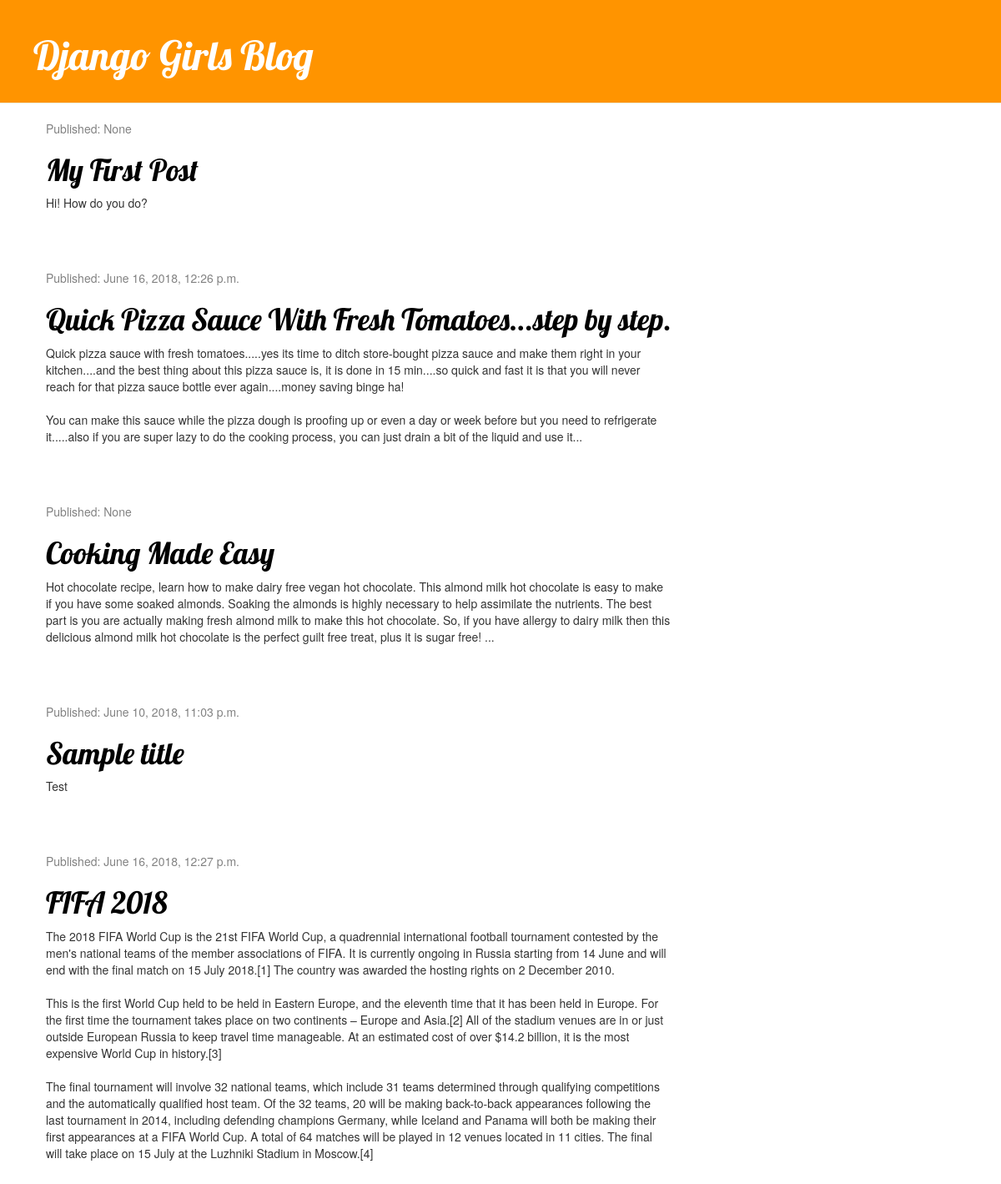
The page / on the database its author committed.
### personal/models.py (models this page shows, shortened)
class Post(models.Model):
    author = models.ForeignKey('auth.User', on_delete=models.CASCADE)
    title = models.CharField(max_length=200)
    text = models.TextField()
    created_date = models.DateTimeField(
            default=timezone.now)
    published_date = models.DateTimeField(
            blank=True, null=True)

### personal/views.py (the view)
# urls.py: url('^$',views.post_list,name='post_list'),
def post_list(request):
    posts = Post.objects.all() #filter(published_date__lte=timezone.now()).order_by('published_date')
    return render(request, 'personal/post_list.html', {'posts': posts})

### personal/templates/personal/post_list.html
{% extends 'personal/base.html' %}
{% block content %}
    {% for post in posts %}
    <div class="post">
        <div class="date">
            <p>Published: {{ post.published_date }}</p>
        </div>
        <h1><a href="{% url 'post_detail' pk=post.pk %}">{{ post.title }}</a></h1>
        <p>{{ post.text|linebreaksbr }}</p>
    </div>
    {% endfor %}
{% endblock %}

### personal/templates/personal/base.html (shortened to what this page needs)
{% load staticfiles %}
<!DOCTYPE html>
<html lang="en">
<head>
    <link rel="stylesheet" href="//maxcdn.bootstrapcdn.com/bootstrap/3.2.0/css/bootstrap.min.css">
    <link rel="stylesheet" href="//maxcdn.bootstrapcdn.com/bootstrap/3.2.0/css/bootstrap-theme.min.css">
    <link rel="stylesheet" href="{% static 'css/personal.css' %}">
</head>
<body>
    <div class="page-header">
        <h1><a href="/">Django Girls Blog</a></h1>
    </div>
    <div class="content container">
        <div class="row">
            <div class="col-md-8">
                    {% block content %}
                    {% endblock %}
            </div>
        </div>
    </div>
</body>
</html>

### personal/static/css/personal.css (style rules this page uses)
.page-header { background-color: #ff9400; margin-top: 0; padding: 20px 20px 20px 40px; }
.page-header h1, .page-header h1 a, .page-header h1 a:visited, .page-header h1 a:active { color: #ffffff; font-size: 36pt; text-decoration: none; }
.content { margin-left: 40px; }
h1, h2, h3, h4 { font-family: 'Lobster', cursive; }
.date { color: #828282; }
.post { margin-bottom: 70px; }
.post h1 a, .post h1 a:visited { color: #000000; }

### rows shown on the page
Post: published_date "None", title "My First Post", text "Hi! How do you do?"
Post: published_date "June 16, 2018, 12:26 p.m.", title "Quick Pizza Sauce With Fresh Tomatoes...step by step.", text "Quick pizza sauce with fresh tomatoes.....yes its time to ditch store-bought pizza sauce and make them right in your kitchen....and the best thing about this pizza sauce is, it is done in 15 min....so quick and fast it is that you will never reach for that pizza sauce bottle ever again....money saving binge ha! You can make this sauce while the pizza dough is proofing up or even a day or week before but you need to refrigerate it.....also if you are super lazy to do the cooking process, you can just drain a bit of the liquid and use it..."
Post: published_date "None", title "Cooking Made Easy", text "Hot chocolate recipe, learn how to make dairy free vegan hot chocolate. This almond milk hot chocolate is easy to make if you have some soaked almonds. Soaking the almonds is highly necessary to help assimilate the nutrients. The best part is you are actually making fresh almond milk to make this hot chocolate. So, if you have allergy to dairy milk then this delicious almond milk hot chocolate is the perfect guilt free treat, plus it is sugar free! ..."
Post: published_date "June 10, 2018, 11:03 p.m.", title "Sample title", text "Test"
Post: published_date "June 16, 2018, 12:27 p.m.", title "FIFA 2018", text "The 2018 FIFA World Cup is the 21st FIFA World Cup, a quadrennial international football tournament contested by the men's national teams of the member associations of FIFA. It is currently ongoing in Russia starting from 14 June and will end with the final match on 15 July 2018.[1] The country was awarded the hosting rights on 2 December 2010. This is the first World Cup held to be held in Eastern Europe, and the eleventh time that it has been held in Europe. For the first time the tournament takes place on two continents – Europe and Asia.[2] All of the stadium venues are in or just outside European Russia to keep travel time manageable. At an estimated cost of over $14.2 billion, it is…"
